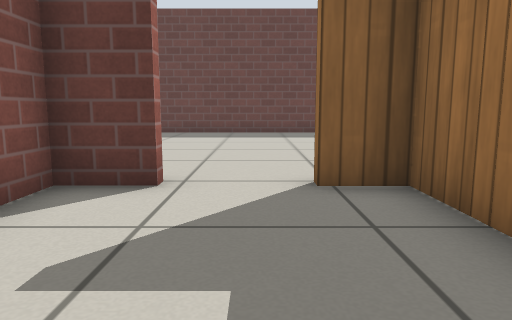
[1] (above)

16 first-person views from a walk through a robot-simulator world made for Gazebo. The camera is 0.5 m above the floor, tilts 8° down and sees 70° across. The floor is counted in squares, 0.5 m on a side. Each view is taken from the middle of a square. On the plan, view 1 faces up. The plan holds only what a view shows up to about 13 squares ahead; the rest is blank. Gazebo's built-in surfaces are drawn with simple patterns.

[2]
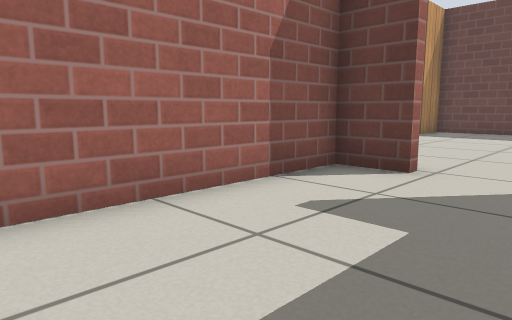

[3]
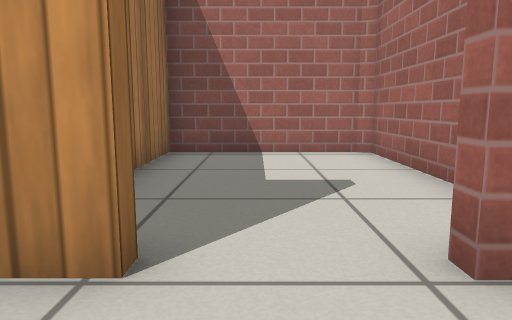

[4]
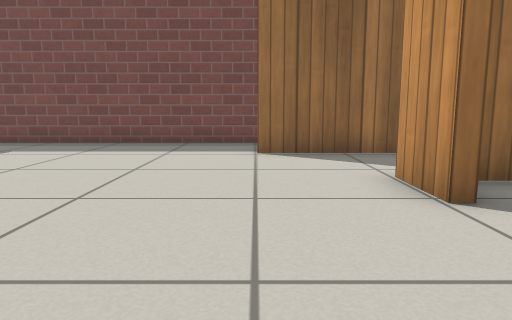

[5]
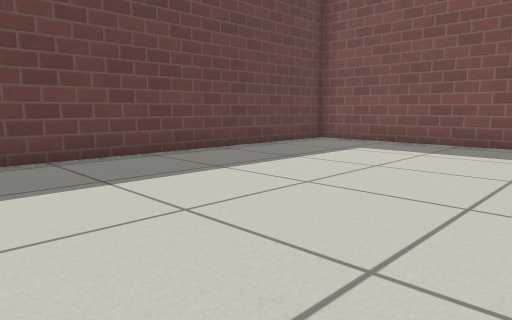

[6]
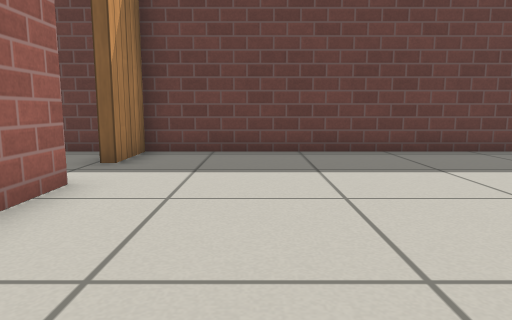

[7]
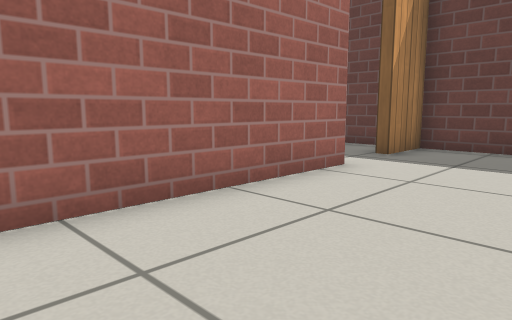

[8]
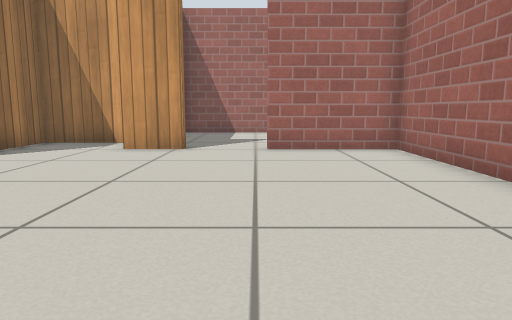

[9]
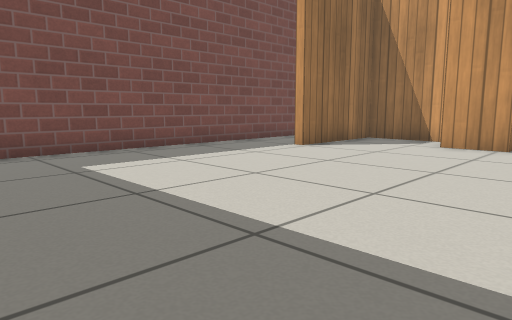

[10]
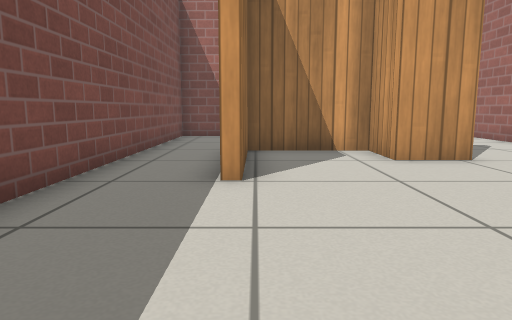

[11]
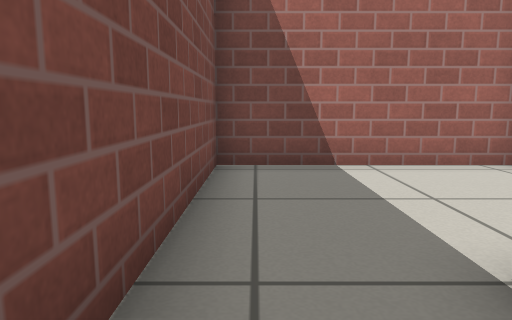

[12]
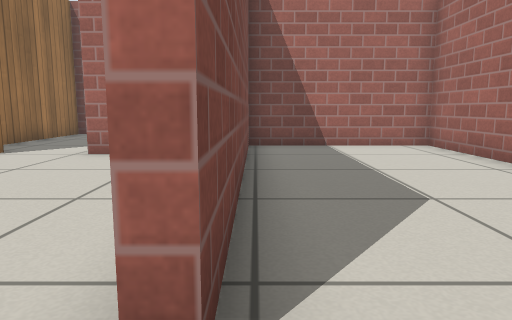

[13]
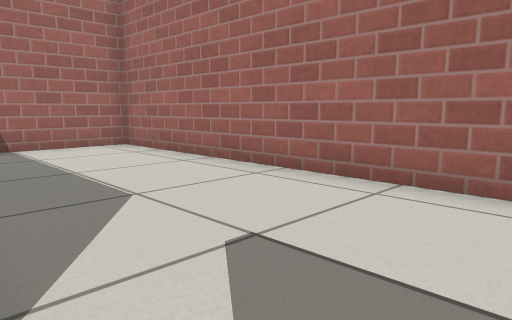

[14]
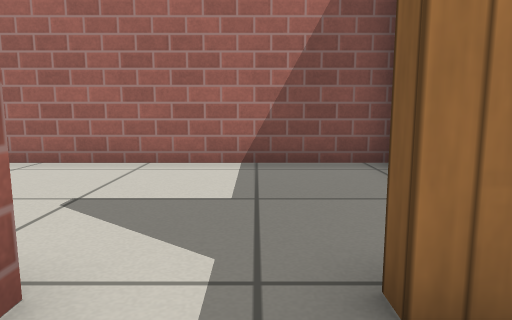

[15]
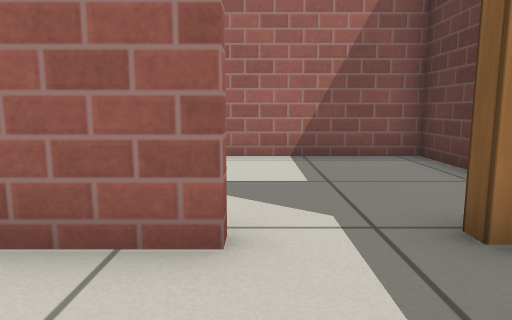

[16]
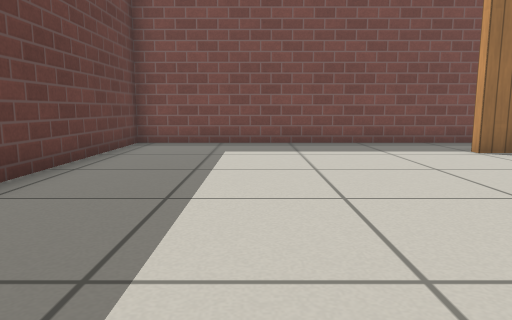

### Floor plan
Ten units are one square. View 1 is at (0, 0); x grows to the right and y downward. Boxes are objects, and circles mark ways between rooms. Rooms are numbered by the first view taken in them; rooms with no view inside come last. Other rooms are left out.
<svg viewBox="-102 -160 184 179">
<path fill="none" stroke="#000" d="M-12 -47 -26 -47 -26 13 -23 14 20 14 20 -47 8 -47M7 -50 23 -50 23 -33 52 -33 52 -70M-45 -119 -45 -50 -13 -50M77 -66 77 -155 -45 -155 -45 -137M24 14 77 14 77 -66M-45 -137 -50 -137M-56 -155 -97 -155 -97 -31 -47 -31M-48 -35 -48 -119"/>
<circle cx="-5" cy="-50" r="3" fill="#2a7"/>
<circle cx="65" cy="-70" r="3" fill="#2a7"/>
<circle cx="-50" cy="-125" r="3" fill="#2a7"/>
<text x="-10" y="-20">1</text>
<text x="10" y="-100">2</text>
<text x="50" y="-20">3</text>
<text x="-70" y="-100">4</text>
</svg>
Room 1 opens to room 2. Room 2 opens to room 3. Room 2 opens to room 4.

Where each view was taken, in squares from view 1:
view 1: 0 up, 0 right, facing up
view 2: 1 down, 1 right, facing up-left
view 3: 7 up, 0 right, facing down
view 4: 7 up, 3 left, facing right
view 5: 8 up, 3 left, facing up-right
view 6: 7 up, 2 left, facing up
view 7: 6 up, 1 left, facing up-left
view 8: 14 up, 1 left, facing down
view 9: 15 up, 1 left, facing down-right
view 10: 12 up, 5 right, facing down
view 11: 5 up, 7 right, facing down
view 12: 13 up, 5 left, facing down
view 13: 13 up, 5 left, facing down-left
view 14: 13 up, 3 left, facing left
view 15: 12 up, 2 left, facing left
view 16: 12 up, 3 left, facing right
